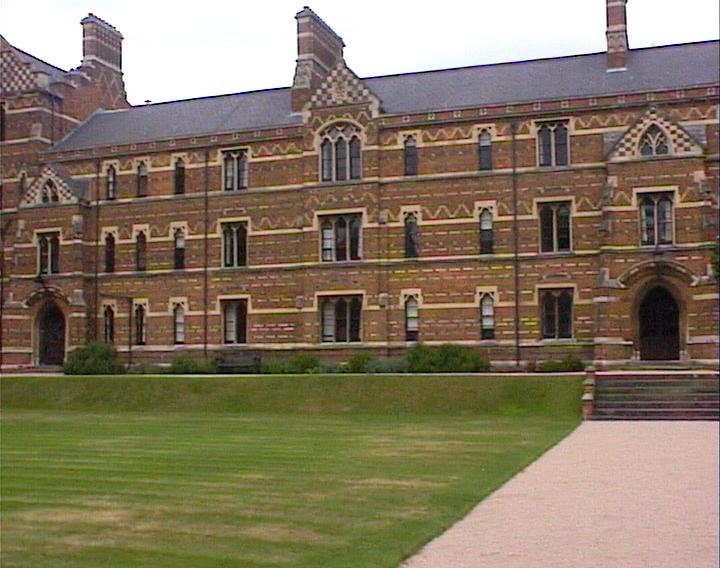
#> input picture 8.Homographies/keble_a.jpg, 720 x 568 px
$ jupyter execute Homework-5.ipynb
#> lines starting #> are read from the running program, lines starting #| are printed output that depends on the picture; long printed decimals are rounded
# <font style="color:rgb(50,120,229)"> EE5/7382 – Fundamentals of Computer Vision - Homework 5
</font>

##### **<font color="red">Estimating Homographies using RANSAC  (55 points)</font>**
Please read the instructions supplied with the homework for guidance, and deliverables.

##### <font color="yellow">Preamble</font>

[cell 1]
# Preamble
import cv2 as cv
import matplotlib.pyplot as plt
import numpy as np
from skimage.metrics import structural_similarity as ssim   # Measure of Image Similarity

#### <font color="yellow">Helper functions</font>

[cell 2]
# Helper functions
def im2double(im):
    info = np.iinfo(im.dtype) # Get the data type of the input image
    return im.astype(float) / info.max # Divide all values by the largest possible value in the datatype


def stitchImagePair(srcImg, dstImg, H_warp):
    [nR,nC,nD] = srcImg.shape
    # Homogeneous Coordinate representation of Source image grid end-points
    A = np.array([0,0,1])           # Top-Left X,Y
    B = np.array([nC-1,0,1])        # Top-Right X,Y
    C = np.array([0,nR-1,1])        # Bottom-Left X,Y
    D = np.array([nC-1,nR-1,1])     # Bottom-Right X,Y

    [nR,nC,nD] = dstImg.shape
    # Homogeneous Coordinate representation of Destination image grid end-points
    I = np.array([0,0,1])           # Top-Left X,Y
    J = np.array([nC-1,0,1])        # Top-Right X,Y
    K = np.array([0,nR-1,1])        # Bottom-Left X,Y
    L = np.array([nC-1,nR-1,1])     # Bottom-Right X,Y

    # Map the 4 corner's of the source Image grid to the destination image grid using the homography
    Apr = np.matmul(H_warp,A)   # X', Y', 1
    Apr = Apr/Apr[2]
    Bpr = np.matmul(H_warp,B)   # X', Y', 1
    Bpr = Bpr/Bpr[2]
    Cpr = np.matmul(H_warp,C)   # X', Y', 1
    Cpr = Cpr/Cpr[2]
    Dpr = np.matmul(H_warp,D)   # X', Y', 1
    Dpr = Dpr/Dpr[2]

    # Extract the col coordinates from A,B,C,D
    cc = np.array([I[0],J[0],K[0],L[0]])                # X coordinate
    rr = np.array([I[1],J[1],K[1],L[1]])                # Y coordinate
    cc_prime = np.array([Apr[0],Bpr[0],Cpr[0],Dpr[0]])  # X' coordinate
    rr_prime = np.array([Apr[1],Bpr[1],Cpr[1],Dpr[1]])  # Y' coordinate

    # Bounding Box of panorama that accommodates warped source grid & destination grid
    min_row = np.min([ I[1],J[1], Apr[1],Bpr[1] ])     # TL, TR
    min_col = np.min([ I[0],K[0], Apr[0],Cpr[0] ])     # TL, BL
    max_row = np.max([ K[1],L[1], Cpr[1],Dpr[1] ])     # BL, BR
    max_col = np.max([ J[0],L[0], Bpr[0],Dpr[0] ])     # TR, BR

    # The panorama spans A:(min_row,min_col)
    # Purely for debugging purposes
    # plt.figure()
    # plt.plot(cc,rr,'r.', label="Source")
    # plt.plot(cc_prime,rr_prime,'b.', label='Destination')
    # plt.plot(min_col,min_row,'m+',min_col,max_row,'m+',max_col,min_row,'m+',max_col,max_row,'m+')
    # plt.legend(loc='best')
    # plt.gca().invert_yaxis()
    # plt.show()

    # ------------------------------------------------------------------------------------------------
    # Calculate size of panorama
    # The dimensions of the warped source image are given by (max_row-min_row) x (max_col-min_col)
    # The panorama must be large enough to accommodate the warped source image & the destination image
    # ------------------------------------------------------------------------------------------------
    pan_height = int(max_row - min_row)      # Height of Panorama
    pan_width = int(max_col - min_col)       # Width of Panorama

    pan = np.zeros([pan_height,pan_width], dtype=np.float32)
    # print('Panorama Size: {}'.format(pan.shape))

    # Calculate offset between the top-left corner of the destination image grid
    # and the top-left corner of the panorama grid
    row_offset = -min_row
    col_offset = -min_col
    # Q): Why is this a model for translation? HINT: Identify the relation between [x', y', 1] & [x, y, 1] for H_translation
    # Include an illustration of motion models
    H_translate = np.eye(3)
    H_translate[1,2] = row_offset
    H_translate[0,2] = col_offset

    # ----------------------------------------------------
    # Embed source & destination images into panorama grid
    # ----------------------------------------------------
    # Warp followed by Translation H_translate * H_warp * [x ; y ; 1]
    warped_src = cv.warpPerspective(srcImg, np.matmul(H_translate, H_warp), (pan_width, pan_height))

    # Translate destination image into panorama image grid
    warped_dst = cv.warpPerspective(dstImg, H_translate, (pan_width, pan_height))

    # --------------
    # Alpha blending
    # --------------
    # Q) What is being accomplished here?
    alpha = 0.5
    panImg = (alpha)*np.float64(warped_src) + (1-alpha)*np.float64(warped_dst)
    panImg = np.uint8(panImg)

    return panImg

#### <font color="yellow">Step1-: Read the images using `imread()`</font>

[cell 3]
fileName = ('keble_a.jpg','keble_b.jpg')
dirPath = './'

# Read in Color mode
srcImg_Color = cv.imread( dirPath + fileName[0] )   # keble_a.jpg
#> srcImg_Color is the input picture: shape (568, 720, 3); mean B, G, R 97.8, 119.2, 132.3
dstImg_Color = cv.imread( dirPath + fileName[1] )   # keble_b.jpg
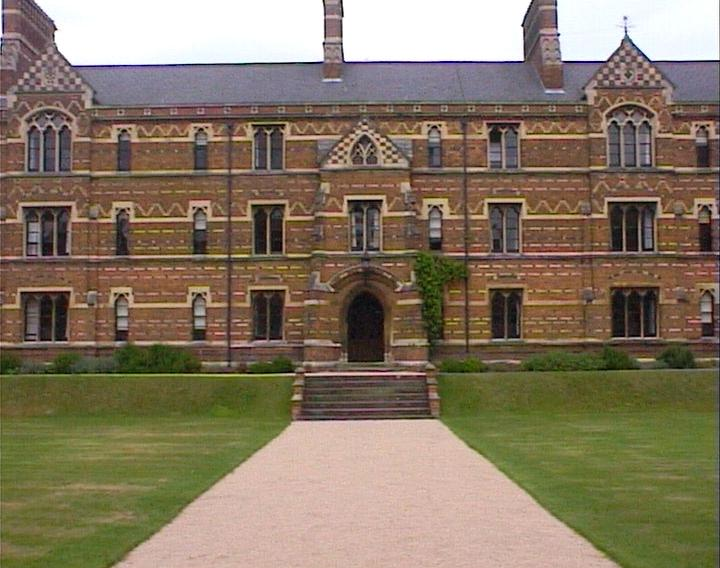
#> input picture 8.Homographies/keble_b.jpg, 720 x 568 px
#> dstImg_Color is the input picture: shape (568, 720, 3); mean B, G, R 98.5, 118.8, 133.1

# Convert to Grayscale
srcImg = cv.cvtColor(srcImg_Color, cv.COLOR_BGR2GRAY)
dstImg = cv.cvtColor(dstImg_Color, cv.COLOR_BGR2GRAY)
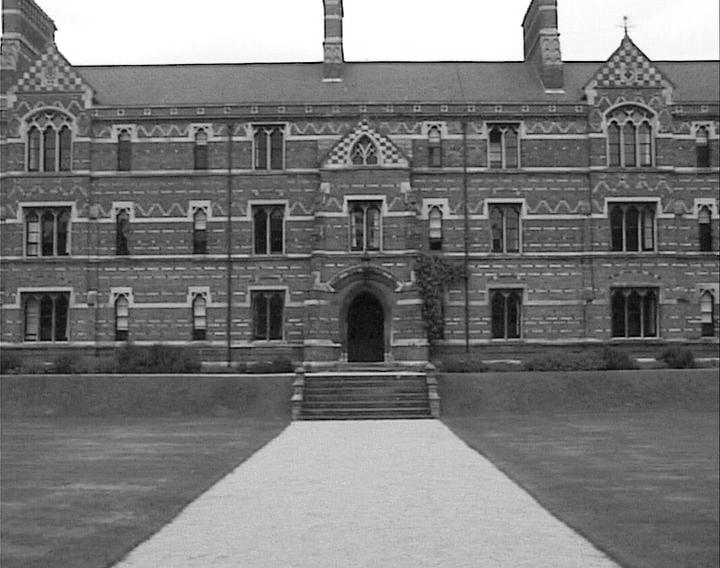
#> dstImg: shape (568, 720); min 0, max 255, mean 120.8

#### <font color="yellow">Step-3: Find keypoints</font>
<font color="cyan"><b>Useful SIFT functions:</b></font> `SIFT_create()`,`detectAndCompute()`,`compute()`<br>
Lookup https://opencv24-python-tutorials.readthedocs.io/en/latest/py_tutorials/py_feature2d/py_matcher/py_matcher.html for additional help

[cell 4]
queryImg = srcImg       # Source Image is query image which will be matched to training image
trainImg = dstImg       # Destination Image is training image

# Initialize SIFT
siftObj = cv.SIFT_create()

# Find SIFT descriptors in training image
[kpT, desT] = siftObj.detectAndCompute(trainImg,None)
#> kpT = 4188 keypoints; strongest (x, y, size): (558, 35, 2), (324, 43, 1.9), (522, 25, 2), (56, 29, 2)
print('Number of keypoints in Destination/Training image ' + str(len(kpT)))
#| Number of keypoints in Destination/Training image 4188

# Find SIFT keypoints in query image
[kpQ, desQ] = siftObj.detectAndCompute(queryImg,None)
#> kpQ = 4054 keypoints; strongest (x, y, size): (72, 69, 2), (296, 17, 1.9), (305, 7, 2), (122, 74, 1.9)
print('Number of keypoints in Source/Query image ' + str(len(kpQ)))
#| Number of keypoints in Source/Query image 4054

#### <font color="yellow">Step-4: Match keypoints</font>
<font color="cyan"><b>Useful functions for matching correspondences:</b></font> `BFMatcher()`,`match()`<br>
Lookup https://opencv24-python-tutorials.readthedocs.io/en/latest/py_tutorials/py_feature2d/py_matcher/py_matcher.html for additional help
<p>

The result of `matches = bf.match(des1,des2)` is a <b>list</b> of OpenCV `DMatch` objects.<br>
Each instance of DMatch has the following attributes:
* `DMatch.distance` - Distance between descriptors. The lower, the better it is.
* `DMatch.trainIdx` - Index of the descriptor in train descriptors
* `DMatch.queryIdx` - Index of the descriptor in query descriptors
* `DMatch.imgIdx` - Index of the train image.

The `queryIdx` corresponds to points in the source image and `trainIdx` corresponds to points in the destination image.

<b>Reference Material:</b> https://docs.opencv.org/3.4/db/d39/classcv_1_1DescriptorMatcher.html#a0f046f47b68ec7074391e1e85c750cba

[cell 5]
# Feature matching using BFMatcher
bf = cv.BFMatcher()
# Match descriptors using match()

matches = bf.match(desQ,desT)
#> matches = 4054 matches
# Sort them in the increasing order of distance using sorted()
matches = sorted(matches, key = lambda x:x.distance)

# Visualize top 20 matches - Use this to verify your implementation
imMatches = cv.drawMatches(srcImg,kpQ, dstImg,kpT, matches[0:20],None,flags=2)
plt.figure(figsize=[10,10])
plt.imshow(imMatches)
plt.title("Top 20 Correspondences (Source, Destination)")

#### <font color="yellow">Step-5: Identify pixel coordinates of matching correspondences in the two views</font>

[cell 6]
numCorrespondences = len(matches)
#> numCorrespondences = 4054

# Allocate storage for (x,y) coordinates of keypoints in the source image
src_pts = np.zeros([numCorrespondences,2], dtype=np.float32)
# Allocate storage for (x',y') coordinates of keypoints in the destination image
dst_pts = np.zeros([numCorrespondences,2], dtype=np.float32)

# Populate each row of src_pts & dst_pts
for nn, match in enumerate(matches):
    src_pts[nn, :] = kpQ[match.queryIdx].pt     # Pts in image-1
    dst_pts[nn, :] = kpT[match.trainIdx].pt     # Pts in image-2
#> after the loop, dst_pts = 4054 pairs, first value 3.57 to 716.9, second value 4.4 to 563.2; src_pts = 4054 pairs, first value 2.4 to 716.7, second value 3.05 to 563.6

#### <font color="yellow">Step-6: </font>
* Select a set $C$ of correspondences $\{\mathbf{x}_i,\mathbf{x}^{'}_{i}\}_{i=1}^{N}$
* Compute homography $H$ from Source Image to Destination Image using the set of correspondences $C$
* Assemble Panorama using homography $H$ using RANSAC
* Visualize result, and make inference
<br><br>
<b>Reference Material</b>
* https://towardsdatascience.com/image-panorama-stitching-with-opencv-2402bde6b46c
* https://docs.opencv.org/3.4/d1/de0/tutorial_py_feature_homography.html

[cell 7]
startIdx = 0
endIdx = numCorrespondences
#> endIdx = 4054
RANSAC_reProjErr = 2.0

# --------------------
# Solve for homography
# --------------------
[H_f, mask] = cv.findHomography( src_pts[startIdx:endIdx,:], dst_pts[startIdx:endIdx,:], cv.RANSAC, RANSAC_reProjErr )
#> H_f = [[1.24, -0.0268, -363.1], [0.125, 1.17, -62.98], [0.000327, 3.82e-06, 1]]; mask = 4054 values, max 1 at index 0, min 0 at index 13, mean 0.253
print('Homograhy from source image to destination image \n{}'.format(H_f))  # Print estimated homography
#| Homograhy from source image to destination image
#| [[ 1.23833049e+00 -2.68327479e-02 -3.63054381e+02]
#|  [ 1.25295660e-01  1.16890376e+00 -6.29826493e+01]
#|  [ 3.27211183e-04  3.81896343e-06  1.00000000e+00]]

# -----------------
# Assemble Panorama
# -----------------
best_panorama = stitchImagePair(srcImg_Color, dstImg_Color, H_f)
#> in stitchImagePair, `Apr = np.matmul(H_warp,A)   # X', Y', 1`: Apr = [-363.1, -62.98, 1]
#> in stitchImagePair, `Bpr = np.matmul(H_warp,B)   # X', Y', 1`: Bpr = [527.3, 27.1, 1.24]
#> in stitchImagePair, `Bpr = Bpr/Bpr[2]`: Bpr = [426.9, 21.94, 1]
#> in stitchImagePair, `Cpr = np.matmul(H_warp,C)   # X', Y', 1`: Cpr = [-378.3, 599.8, 1]
#> in stitchImagePair, `Cpr = Cpr/Cpr[2]`: Cpr = [-377.5, 598.5, 1]
#> in stitchImagePair, `Dpr = np.matmul(H_warp,D)   # X', Y', 1`: Dpr = [512.1, 689.9, 1.24]
#> in stitchImagePair, `Dpr = Dpr/Dpr[2]`: Dpr = [413.8, 557.5, 1]
#> in stitchImagePair, `cc_prime = np.array([Apr[0],Bpr[0],Cpr[0],Dpr[0]])  # X' coordinate`: cc_prime = [-363.1, 426.9, -377.5, 413.8]
#> in stitchImagePair, `rr_prime = np.array([Apr[1],Bpr[1],Cpr[1],Dpr[1]])  # Y' coordinate`: rr_prime = [-62.98, 21.94, 598.5, 557.5]
#> in stitchImagePair, `min_row = np.min([ I[1],J[1], Apr[1],Bpr[1] ])`: min_row = -62.98
#> in stitchImagePair, `min_col = np.min([ I[0],K[0], Apr[0],Cpr[0] ])`: min_col = -377.5
#> in stitchImagePair, `max_row = np.max([ K[1],L[1], Cpr[1],Dpr[1] ])`: max_row = 598.5
#> in stitchImagePair, `max_col = np.max([ J[0],L[0], Bpr[0],Dpr[0] ])`: max_col = 719
#> in stitchImagePair, `pan_height = int(max_row - min_row)`: pan_height = 661
#> in stitchImagePair, `pan_width = int(max_col - min_col)`: pan_width = 1096
#> in stitchImagePair, `row_offset = -min_row`: row_offset = 62.98
#> in stitchImagePair, `col_offset = -min_col`: col_offset = 377.5

# -----------------
# Visualize Results
# -----------------
# Display source & destination images
plt.figure(figsize=(10,10))
plt.subplot(121),   plt.imshow(srcImg,cmap='gray'), plt.title('Source Image')
plt.subplot(122),   plt.imshow(dstImg,cmap='gray'), plt.title('Destination Image')

# Display the correspondences used to estimate the homography
# Q) What is flags=2 trying to accomplish?
# https://docs.opencv.org/4.x/d4/d5d/group__features2d__draw.html
imMatches = cv.drawMatches(srcImg,kpQ, dstImg,kpT, matches[startIdx:endIdx], None,flags=2)
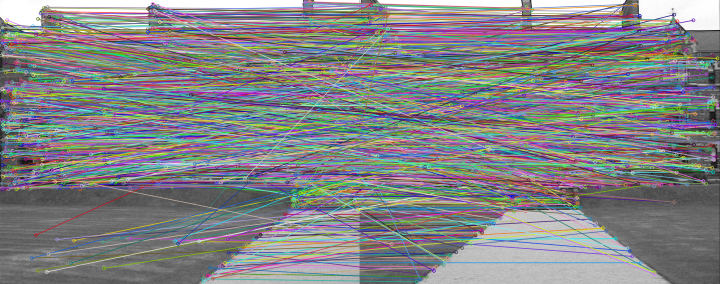
#> imMatches: shape (568, 1440, 3) (shown at 1/2 size); mean of channels 0, 1, 2 134.6, 131.8, 131.2; drawn as B, G, R
plt.figure(figsize=[10,10])
plt.imshow(imMatches), plt.title('Matching Correspondences (Source, Destination)')

# Display panorama
plt.figure(figsize=(10,10))
plt.imshow( cv.cvtColor(best_panorama, cv.COLOR_BGR2RGB) ), plt.title('Best Panorama')

#### <font color="yellow">Step-7: Repeat Step-6 for different choice of parameters</font>

[cell 8]
startIdx = 200
numKeep =  20
endIdx = startIdx + numKeep
RANSAC_reProjErr =5

# --------------------
# Solve for homography
# --------------------
[H_f, mask] = cv.findHomography( src_pts[startIdx:endIdx,:], dst_pts[startIdx:endIdx,:], cv.RANSAC, RANSAC_reProjErr )
#> H_f = [[1.28, -0.0245, -376.2], [0.135, 1.22, -69.86], [0.000376, 8.63e-05, 1]]; mask = 20 values, max 1 at index 0, min 0 at index 2, mean 0.85
print('Homograhy from source image to destination image \n{}'.format(H_f))  # Print estimated homography
#| Homograhy from source image to destination image
#| [[ 1.28053936e+00 -2.45073011e-02 -3.76184919e+02]
#|  [ 1.34577809e-01  1.22216308e+00 -6.98649283e+01]
#|  [ 3.75549669e-04  8.62776535e-05  1.00000000e+00]]

# -----------------
# Assemble Panorama
# -----------------
new_panorama = stitchImagePair(srcImg_Color, dstImg_Color, H_f)
#> in stitchImagePair (call 2), `Apr = np.matmul(H_warp,A)   # X', Y', 1`: Apr = [-376.2, -69.86, 1]
#> in stitchImagePair (call 2), `Bpr = np.matmul(H_warp,B)   # X', Y', 1`: Bpr = [544.5, 26.9, 1.27]
#> in stitchImagePair (call 2), `Bpr = Bpr/Bpr[2]`: Bpr = [428.8, 21.18, 1]
#> in stitchImagePair (call 2), `Cpr = np.matmul(H_warp,C)   # X', Y', 1`: Cpr = [-390.1, 623.1, 1.05]
#> in stitchImagePair (call 2), `Cpr = Cpr/Cpr[2]`: Cpr = [-371.9, 594, 1]
#> in stitchImagePair (call 2), `Dpr = np.matmul(H_warp,D)   # X', Y', 1`: Dpr = [530.6, 719.9, 1.32]
#> in stitchImagePair (call 2), `Dpr = Dpr/Dpr[2]`: Dpr = [402.3, 545.8, 1]
#> in stitchImagePair (call 2), `cc_prime = np.array([Apr[0],Bpr[0],Cpr[0],Dpr[0]])  # X' coordinate`: cc_prime = [-376.2, 428.8, -371.9, 402.3]
#> in stitchImagePair (call 2), `rr_prime = np.array([Apr[1],Bpr[1],Cpr[1],Dpr[1]])  # Y' coordinate`: rr_prime = [-69.86, 21.18, 594, 545.8]
#> in stitchImagePair (call 2), `min_row = np.min([ I[1],J[1], Apr[1],Bpr[1] ])`: min_row = -69.86
#> in stitchImagePair (call 2), `min_col = np.min([ I[0],K[0], Apr[0],Cpr[0] ])`: min_col = -376.2
#> in stitchImagePair (call 2), `max_row = np.max([ K[1],L[1], Cpr[1],Dpr[1] ])`: max_row = 594
#> in stitchImagePair (call 2), `pan_height = int(max_row - min_row)`: pan_height = 663
#> in stitchImagePair (call 2), `pan_width = int(max_col - min_col)`: pan_width = 1095
#> in stitchImagePair (call 2), `row_offset = -min_row`: row_offset = 69.86
#> in stitchImagePair (call 2), `col_offset = -min_col`: col_offset = 376.2
#> in stitchImagePair (call 2), `warped_src = cv.warpPerspective(srcImg, np.matmul(H_translate, H_warp)..`:
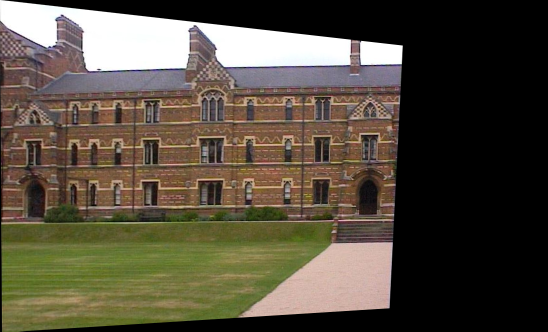
#> warped_src: shape (663, 1095, 3) (shown at 1/2 size); mean B, G, R 63.1, 77.2, 85.2
#> in stitchImagePair (call 2), `warped_dst = cv.warpPerspective(dstImg, H_translate, (pan_width, pan_h..`:
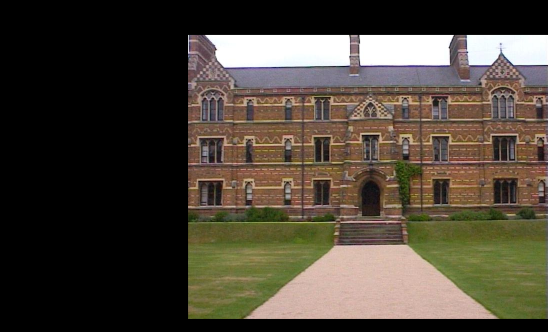
#> warped_dst: shape (663, 1095, 3) (shown at 1/2 size); mean B, G, R 55.4, 66.9, 74.9
#> in stitchImagePair (call 2), `panImg = (alpha)*np.float64(warped_src) + (1-alpha)*np.float64(warped_..`:
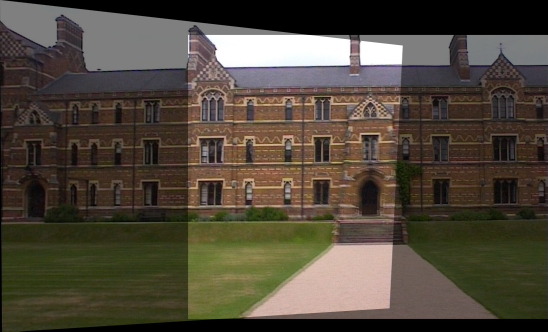
#> panImg: shape (663, 1095, 3) float64 (shown at 1/2 size); mean B, G, R 59.3, 72.1, 80.1

# Compute SSIM between reference panorama and estimated panorama
# https://scikit-image.org/docs/stable/auto_examples/transform/plot_ssim.html
# SSIM is bounded between 0 & 1, larger is better
resized_panorama = cv.resize(new_panorama,[best_panorama.shape[1],best_panorama.shape[0]])
score = ssim(
                cv.cvtColor(best_panorama,cv.COLOR_BGR2GRAY),
                cv.cvtColor(resized_panorama,cv.COLOR_BGR2GRAY)
            )
#> score = 0.513
print("SSIM: {}".format(score))
#| SSIM: 0.513

# -----------------
# Visualize Results
# -----------------
# Display source & destination images
plt.figure(figsize=(10,10))
plt.subplot(121),   plt.imshow(srcImg,cmap='gray'), plt.title('Source Image')
plt.subplot(122),   plt.imshow(dstImg,cmap='gray'), plt.title('Destination Image')

# Display correspondences
# Q) What is flags=2 trying to accomplish?
# https://docs.opencv.org/4.x/d4/d5d/group__features2d__draw.html
imMatches = cv.drawMatches(srcImg,kpQ, dstImg,kpT, matches[startIdx:endIdx], None,flags=2)
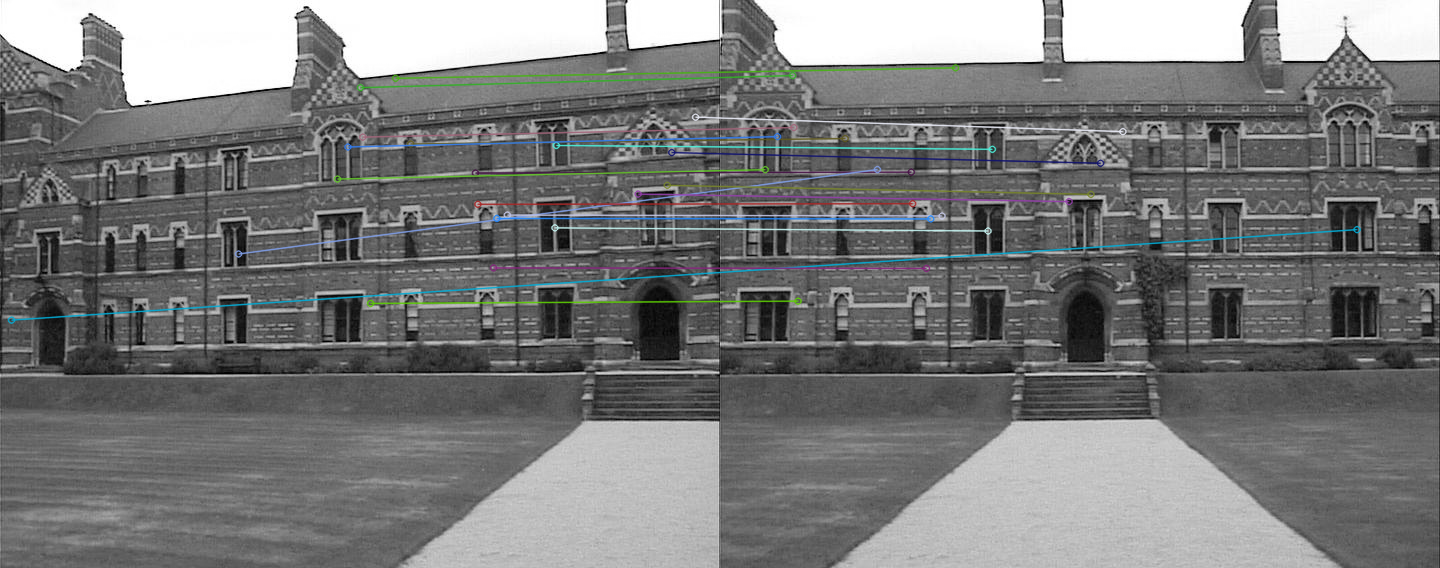
#> imMatches: shape (568, 1440, 3); mean of channels 0, 1, 2 121.5, 121.5, 120.7; drawn as B, G, R
plt.figure(figsize=[10,10])
plt.imshow(imMatches), plt.title('Matching Correspondences (Source, Destination)')

# Display panorama
plt.figure(figsize=(10,10))
plt.imshow( cv.cvtColor(new_panorama, cv.COLOR_BGR2RGB) ), plt.title('Panorama')
